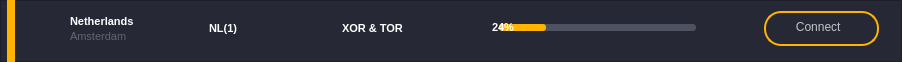
<?xml version="1.0" encoding="UTF-8"?>
<ui version="4.0">
 <class>Server</class>
 <widget class="QWidget" name="Server">
  <property name="geometry">
   <rect>
    <x>0</x>
    <y>0</y>
    <width>902</width>
    <height>62</height>
   </rect>
  </property>
  <property name="minimumSize">
   <size>
    <width>0</width>
    <height>62</height>
   </size>
  </property>
  <property name="windowTitle">
   <string>Form</string>
  </property>
  <property name="styleSheet">
   <string notr="true">QWidget
{
background-color:#2b2d3c;
}</string>
  </property>
  <layout class="QVBoxLayout" name="verticalLayout">
   <property name="spacing">
    <number>0</number>
   </property>
   <property name="leftMargin">
    <number>0</number>
   </property>
   <property name="topMargin">
    <number>0</number>
   </property>
   <property name="rightMargin">
    <number>0</number>
   </property>
   <property name="bottomMargin">
    <number>0</number>
   </property>
   <item>
    <layout class="QHBoxLayout" name="horizontalLayout">
     <property name="spacing">
      <number>0</number>
     </property>
     <item>
      <widget class="QFrame" name="frame">
       <property name="styleSheet">
        <string notr="true">QFrame
{
background-color:#262836;
}</string>
       </property>
       <property name="frameShape">
        <enum>QFrame::StyledPanel</enum>
       </property>
       <property name="frameShadow">
        <enum>QFrame::Raised</enum>
       </property>
       <widget class="QLabel" name="status">
        <property name="geometry">
         <rect>
          <x>7</x>
          <y>-5</y>
          <width>8</width>
          <height>101</height>
         </rect>
        </property>
        <property name="styleSheet">
         <string notr="true">QLabel
{
background-color:#ffb400;
}</string>
        </property>
        <property name="text">
         <string/>
        </property>
       </widget>
       <widget class="QLabel" name="country">
        <property name="geometry">
         <rect>
          <x>70</x>
          <y>13</y>
          <width>91</width>
          <height>16</height>
         </rect>
        </property>
        <property name="font">
         <font>
          <pointsize>8</pointsize>
          <weight>75</weight>
          <bold>true</bold>
         </font>
        </property>
        <property name="styleSheet">
         <string notr="true">QLabel
{
color:#ffffff;
background-color:#262836;
}</string>
        </property>
        <property name="text">
         <string>Netherlands</string>
        </property>
        <property name="textFormat">
         <enum>Qt::AutoText</enum>
        </property>
       </widget>
       <widget class="QLabel" name="state">
        <property name="geometry">
         <rect>
          <x>70</x>
          <y>28</y>
          <width>81</width>
          <height>16</height>
         </rect>
        </property>
        <property name="font">
         <font>
          <pointsize>8</pointsize>
         </font>
        </property>
        <property name="styleSheet">
         <string notr="true">QLabel
{
color:#616474;
background-color:#262836;
}</string>
        </property>
        <property name="text">
         <string>Amsterdam</string>
        </property>
       </widget>
       <widget class="QPushButton" name="disconn">
        <property name="geometry">
         <rect>
          <x>764</x>
          <y>11</y>
          <width>115</width>
          <height>35</height>
         </rect>
        </property>
        <property name="minimumSize">
         <size>
          <width>90</width>
          <height>35</height>
         </size>
        </property>
        <property name="font">
         <font>
          <pointsize>9</pointsize>
          <strikeout>false</strikeout>
         </font>
        </property>
        <property name="cursor">
         <cursorShape>PointingHandCursor</cursorShape>
        </property>
        <property name="layoutDirection">
         <enum>Qt::RightToLeft</enum>
        </property>
        <property name="autoFillBackground">
         <bool>false</bool>
        </property>
        <property name="styleSheet">
         <string notr="true">QPushButton
{
background-color:#262836;
border-radius:17px;
border-style:solid;
color:#c4c5c9;
border:1.5px solid #ffb400;
padding-left:5px;
padding-right:15px;
padding-bottom:3px;
}</string>
        </property>
        <property name="text">
         <string>Connect     </string>
        </property>
       </widget>
       <widget class="QProgressBar" name="progressBar">
        <property name="geometry">
         <rect>
          <x>492</x>
          <y>17</y>
          <width>211</width>
          <height>21</height>
         </rect>
        </property>
        <property name="maximumSize">
         <size>
          <width>16777215</width>
          <height>21</height>
         </size>
        </property>
        <property name="font">
         <font>
          <pointsize>8</pointsize>
          <weight>75</weight>
          <bold>true</bold>
         </font>
        </property>
        <property name="layoutDirection">
         <enum>Qt::LeftToRight</enum>
        </property>
        <property name="styleSheet">
         <string notr="true">QProgressBar
{

border: 7px solid #262836;
border-radius:10px;
background-color:#4e5160;
text-align:left;
margin-left: 12ex;
color:#ffffff;

}
QProgressBar::chunk:horizontal {
background: #ffb400;
border-radius:3px;
}</string>
        </property>
        <property name="value">
         <number>24</number>
        </property>
        <property name="alignment">
         <set>Qt::AlignLeading|Qt::AlignLeft|Qt::AlignVCenter</set>
        </property>
       </widget>
       <widget class="QLabel" name="label_2">
        <property name="geometry">
         <rect>
          <x>342</x>
          <y>20</y>
          <width>91</width>
          <height>16</height>
         </rect>
        </property>
        <property name="font">
         <font>
          <pointsize>8</pointsize>
          <weight>75</weight>
          <bold>true</bold>
         </font>
        </property>
        <property name="styleSheet">
         <string notr="true">QLabel
{
color:#ffffff;
background-color:#262836;
}</string>
        </property>
        <property name="text">
         <string>XOR &amp; TOR</string>
        </property>
       </widget>
       <widget class="QLabel" name="label">
        <property name="geometry">
         <rect>
          <x>209</x>
          <y>20</y>
          <width>61</width>
          <height>16</height>
         </rect>
        </property>
        <property name="maximumSize">
         <size>
          <width>16777215</width>
          <height>16777215</height>
         </size>
        </property>
        <property name="font">
         <font>
          <pointsize>8</pointsize>
          <weight>75</weight>
          <bold>true</bold>
         </font>
        </property>
        <property name="styleSheet">
         <string notr="true">QLabel
{
color:#ffffff;
background-color:#262836;
}</string>
        </property>
        <property name="text">
         <string>NL(1)</string>
        </property>
       </widget>
       <widget class="QLabel" name="flagid">
        <property name="geometry">
         <rect>
          <x>38</x>
          <y>17</y>
          <width>25</width>
          <height>25</height>
         </rect>
        </property>
        <property name="minimumSize">
         <size>
          <width>25</width>
          <height>25</height>
         </size>
        </property>
        <property name="maximumSize">
         <size>
          <width>25</width>
          <height>25</height>
         </size>
        </property>
        <property name="styleSheet">
         <string notr="true">QLabel
{
background-color:#262836;
}</string>
        </property>
        <property name="text">
         <string/>
        </property>
       </widget>
       <widget class="QLabel" name="offline">
        <property name="geometry">
         <rect>
          <x>851</x>
          <y>19</y>
          <width>15</width>
          <height>20</height>
         </rect>
        </property>
        <property name="styleSheet">
         <string notr="true">QLabel
{
image: url(:/resources/img/offline.PNG);
}</string>
        </property>
        <property name="text">
         <string/>
        </property>
       </widget>
      </widget>
     </item>
    </layout>
   </item>
  </layout>
 </widget>
 <resources/>
 <connections/>
</ui>
